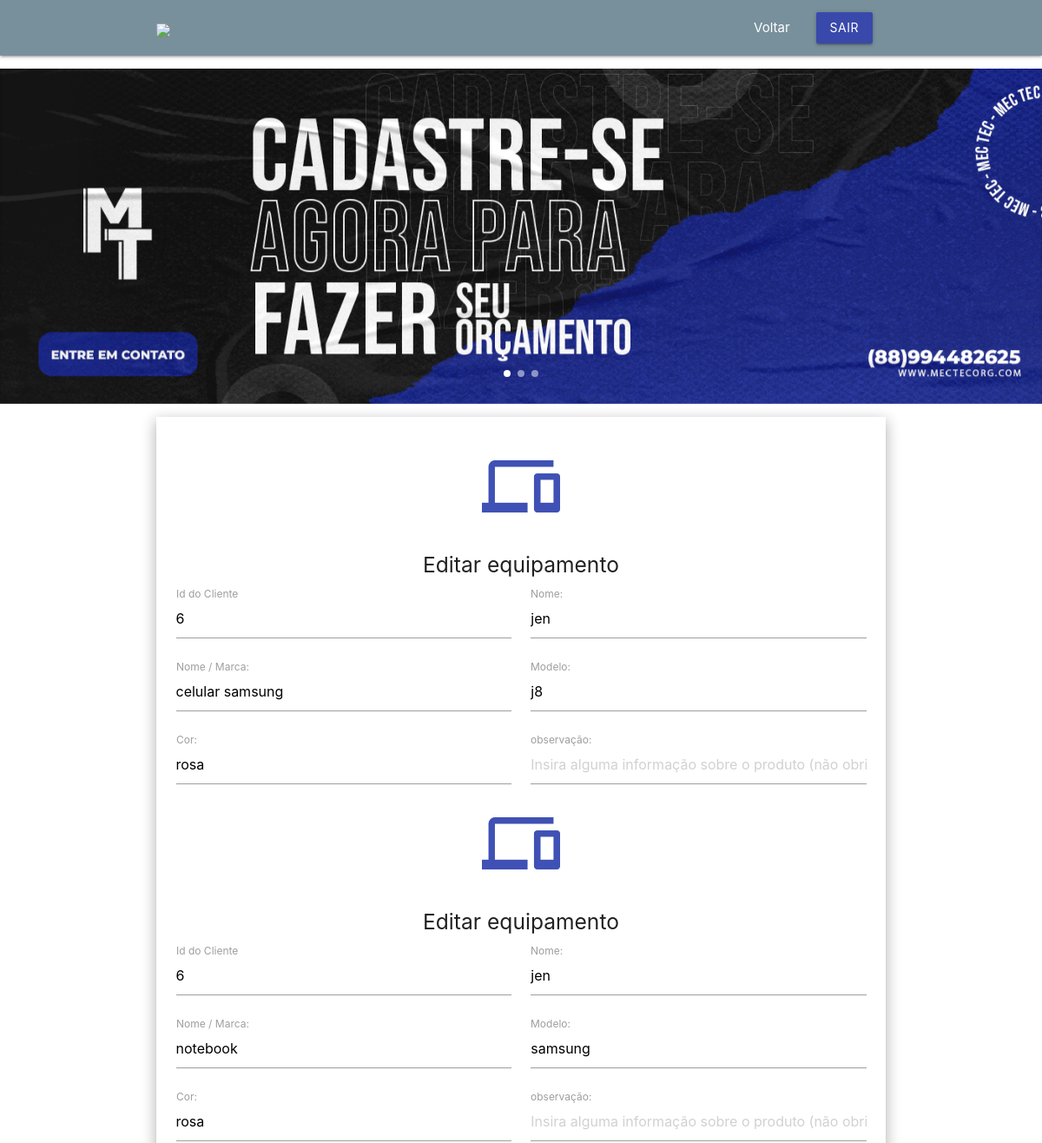
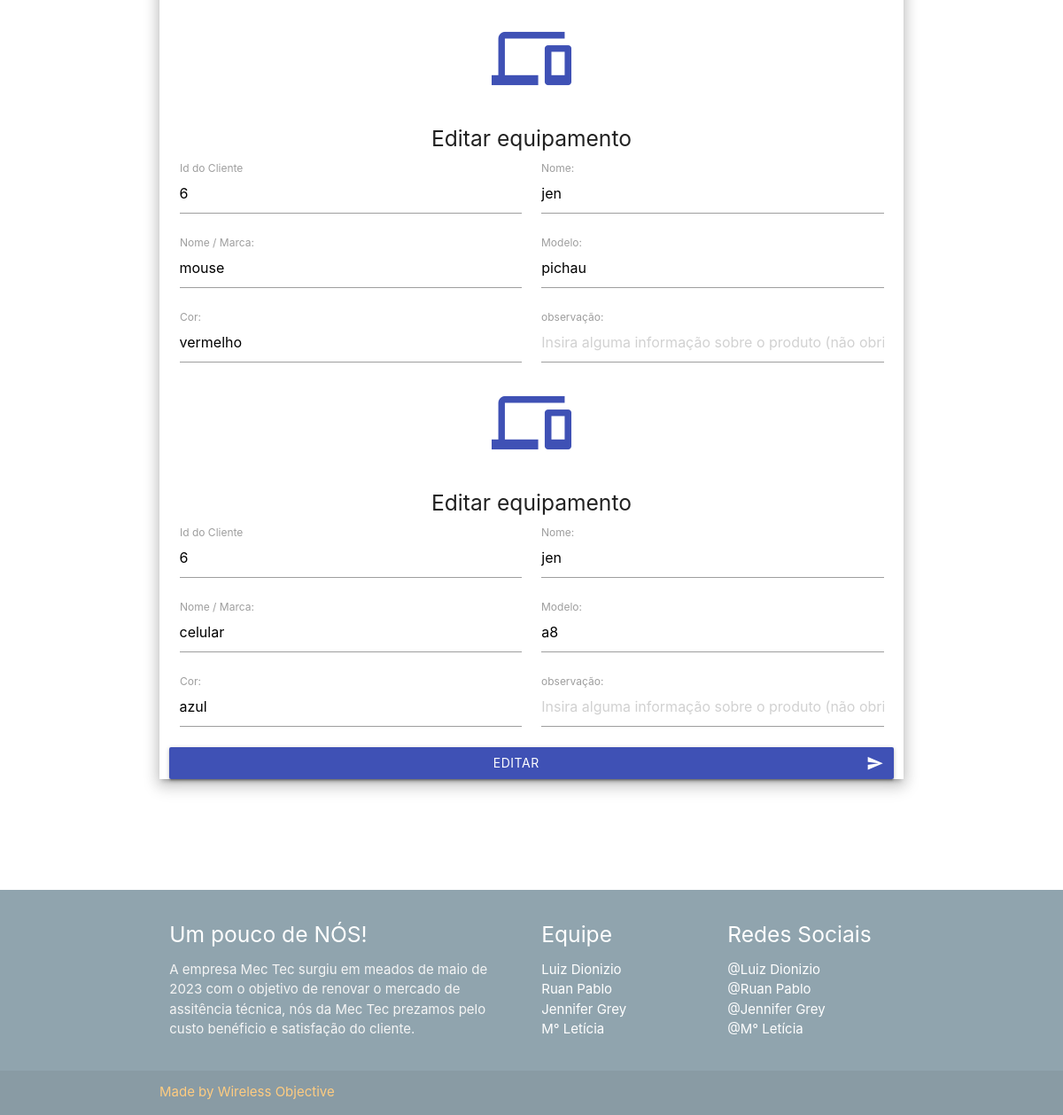
Screenshot of /EmpresaMecTec/sistema/AreaCliente/AreaDosEquip/editarequip.php?id_user=6 (signed in) with the database file from the repository (2 pictures, top to bottom).
### tables this page shows
CREATE TABLE `tb_equipamento` (
  `id_equip` int(11) NOT NULL,
  `id_cli` int(7) DEFAULT NULL,
  `nome` varchar(100) NOT NULL,
  `marca` varchar(100) NOT NULL,
  `modelo` varchar(100) NOT NULL,
  `cor` varchar(40) NOT NULL,
  `observacao` varchar(300) NOT NULL
);

### EmpresaMecTec/sistema/AreaCliente/AreaDosEquip/editarequip.php (the view, shortened to what this page needs)
<?php require_once '../../../conexao.php';
?>
<!DOCTYPE html>
<html lang="en">
<head>
  <link href="css/materialize.css" type="text/css" rel="stylesheet" media="screen,projection"/>
  <link href="css/style.css" type="text/css" rel="stylesheet" media="screen,projection"/>
</head>
<body>
  <nav class="blue-grey lighten-1" role="navigation">
    <div class="nav-wrapper container">
      <a id="logo-container" href="../AreaCliente.php" class="brand-logo"><img src="backgrounds/logo.png" style="width:3em;"></a>
          <ul class="right hide-on-med-and-down">
            <li><a href="../AreaCliente.php">Voltar</a></li>
            <li><a class="waves-effect waves-light btn indigo darken-1" onclick="return confirm('Deseja realmente sair?');"href="../../../logout.php">Sair</a></li>
          </ul>
        </div>
    </nav>
  <div class="section no-pad-bot" id="index-banner">
        <div class="carousel carousel-slider center">
            <div class="carousel-item white-text"  href="#one!">
                <a><img src="backgrounds/S1.png"  style="width:150em; " class="responsive-img" alt="" srcset=""></a>
            </div>
            </div>
        </div>
  <div class="container">
    <div class="section">
        <div class="row">
                <form class="col s12 z-depth-3" method="POST" action="editar.php">
                <?php
                        $idAlt = $_GET['id_user'];
                        $sql = " SELECT * FROM tb_equipamento WHERE id_cli = '$idAlt'; ";
                        $query = mysqli_query($conn, $sql);
                        if($query){
                            while( $row = mysqli_fetch_array($query, MYSQLI_ASSOC) ){
                    ?>
                        <h2 class="center light-blue-text " ><i class="large material-icons indigo-text text-darken">devices</i></h2>
                        <h5 class="center">Editar equipamento</h5>
                        <div class="input-field col s6">
                        <input placeholder="Insira o id" type="text" name="id_cli" readonly="true" value="<?php echo $row['id_cli'];?>">
                        <label>Id do Cliente</label>
                        </div>
                        <div class="input-field col s6">
                        <input placeholder="Insira seu nome de usuário" type="text" name="nome_user" readonly="true" value="<?php echo $row['nome'];?>">
                        <label>Nome:</label>
                        </div>
                        <div class="input-field col s6">
                        <input placeholder="Insira o nome ou a marca do equipamento" type="text" name="marca" value="<?php echo $row['marca'];?>">
                        <label>Nome / Marca:</label>
                        </div>
                        <div class="input-field col s6">
                        <input placeholder="Insira o modelo do equipamento" type="text" name="modelo" value="<?php echo $row['modelo'];?>">
                        <label>Modelo:</label>
                        </div>
                        <div class="input-field col s6">
                        <input placeholder="Insira a cor do produto" type="text" name="cor" value="<?php echo $row['cor'];?>">
                        <label>Cor:</label>
                        </div>
                        <div class="input-field col s6">
                        <input placeholder="Insira alguma informação sobre o produto (não obrigatório)" type="text" name="observacao" value="<?php echo $row['observacao'];?>">
                        <label>observação:</label>
                        </div>
                        <?php
                            }
                          }
                        ?>
                        <button class="btn waves-effect indigo col s8 m12" type="submit" name="action" >Editar
                        <i class="material-icons right">send</i>
                        </button>
                </form>
        </div>
      </div>
    </div>
    <br><br>
    <br><br>
<footer class="page-footer blue-grey lighten-2">
    <div class="container">
      <div class="row">
        <div class="col l6 s12">
          <h5 class="white-text">Um pouco de NÓS!</h5>
          <p class="grey-text text-lighten-4">A empresa Mec Tec surgiu em meados de maio de 2023 com o objetivo de renovar o mercado de assitência técnica, nós da Mec Tec prezamos pelo custo benéficio e satisfação do cliente.</p>
        </div>
        <div class="col l3 s12">
          <h5 class="white-text">Equipe</h5>
          <ul>
            <li><a class="white-text" href="">Luiz Dionizio</a></li>
            <li><a class="white-text" href="">Ruan Pablo</a></li>
            <li><a class="white-text" href="">Jennifer Grey</a></li>
            <li><a class="white-text" href="">M° Letícia</a></li>
          </ul>
        </div>
        <div class="col l3 s12">
          <h5 class="white-text">Redes Sociais</h5>
          <ul>
            <li><a class="white-text" href="https://www.instagram.com/luiiz_dionizio/">@Luiz Dionizio</a></li>
            <li><a class="white-text" href="https://www.instagram.com/ruanxyzz7/">@Ruan Pablo</a></li>
            <li><a class="white-text" href="https://www.instagram.com/jenny.vasconcelos/">@Jennifer Grey</a></li>
            <li><a class="white-text" href="https://www.instagram.com/m.leticia_araujo/">@M° Letícia</a></li>
          </ul>
        </div>
      </div>
    </div>
    <div class="footer-copyright">
      <div class="container">
    <a class="orange-text text-lighten-3" href="">Made by Wireless Objective</a>
      </div>
    </div>
  </footer>
  </body>
</html>

### rows the page displays
tb_equipamento: id_cli "6", nome_user "jen", marca "celular samsung", modelo "j8", cor "rosa"
tb_equipamento: id_cli "6", nome_user "jen", marca "notebook", modelo "samsung", cor "rosa"
tb_equipamento: id_cli "6", nome_user "jen", marca "mouse", modelo "pichau", cor "vermelho"
tb_equipamento: id_cli "6", nome_user "jen", marca "celular", modelo "a8", cor "azul"
